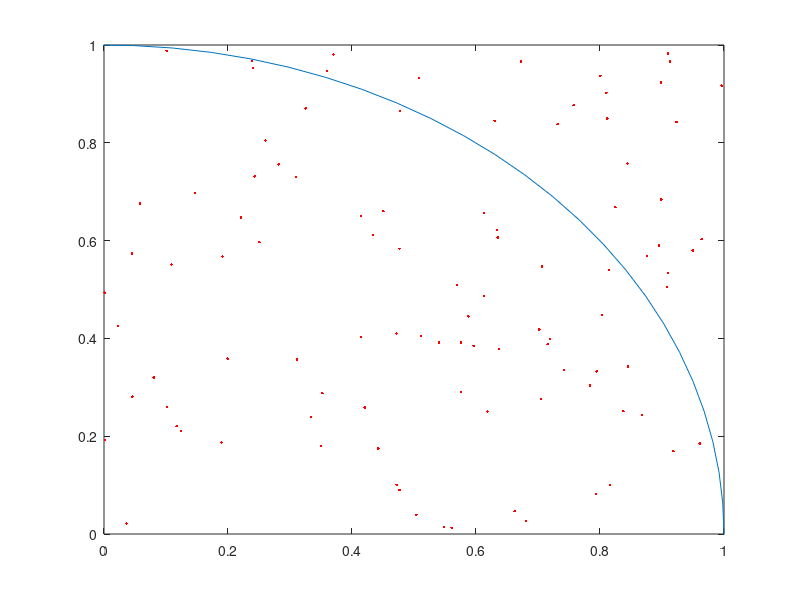

Write MATLAB code to recreate this figure.
% (1.1)
s=0;
n=20;
for k=1:n
    s=s+k^3;
end
s

% (1.2)
A=[1 2 3;4 5 6;7 8 9];
A^3

% (2.1)
clear all;
rng(0,'twister');
n=100;
for i =1:n
    x(i)=rand();
    y(i)=rand();
end
for i=1:n
    r(i)=x(i)^2 + y(i)^2;
end
m=0;
for i=1:n
    if r(i) <=1
        m=m+1;
    end
end
p=4*m/n
%(2.2)
for i=1:n
    plot(x(i),y(i),'r.');
    hold on;
end
r = 1;
xc = 0;
yc = 0;

theta = linspace(0,2*pi);
x = r*cos(theta) + xc;
y = r*sin(theta) + yc;
plot(x,y)
axis ([0 1 0 1])
hold off;

saveas(gcf,'Barchart.png')







